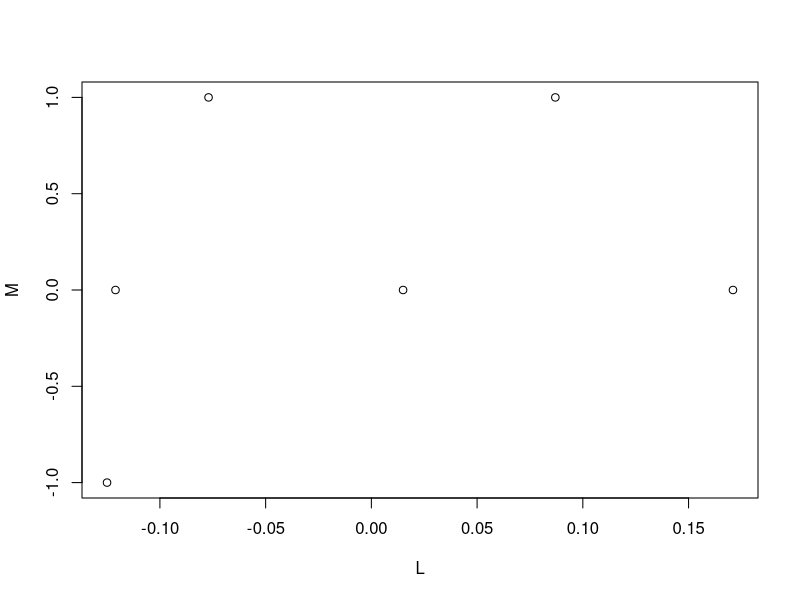

R code for this plot:
# p.0
J <- c(0.162, 0.218, 0.142, 0.098, 0.299, 0.561)
# p.1
K <- c(0.283, 0.343, 0.219, 0.083, 0.212, 0.390)
# predicted probabilities
L <- J - K
# observed outcomes
M <- c(0, -1, 1, 0, 1, 0)

plot(L, M)
loess.calibrate <- stats::loess(M ~ L)
N <- predict(loess.calibrate, newdata=L)
print(data.frame(L, M, round(N, 0)))

OC <- abs(mean(M) - mean(N))
ICI <- mean(abs(L - N))
E50 <- median(abs(L - N))
E90 <- as.numeric(quantile(abs(L - N), 0.9))
cat(' OC  :', round(OC, 3), '\n',
    'ICI :', round(ICI, 3), '\n',
    'E50 :', round(E50, 3), '\n',
    'E90 :', round(E90, 3), '\n')

log.loss <- -(as.numeric(M==1)%*%log((1-J)*K)+as.numeric(M==0)%*%log((1-J)*(1-K)+J*K)+as.numeric(M==-1)%*%log(J*(1-K)))/length(L)
Brier <- 1/(2*length(L))*sum(((1-J)*K-as.numeric(M==1))^2+((1-J)*(1-K)+J*K-as.numeric(M==0))^2+(J*(1-K)-as.numeric(M==-1))^2)
cat(' Log loss   :', round(log.loss, 3), '\n',
    'Brier score:', round(Brier, 3), '\n')
